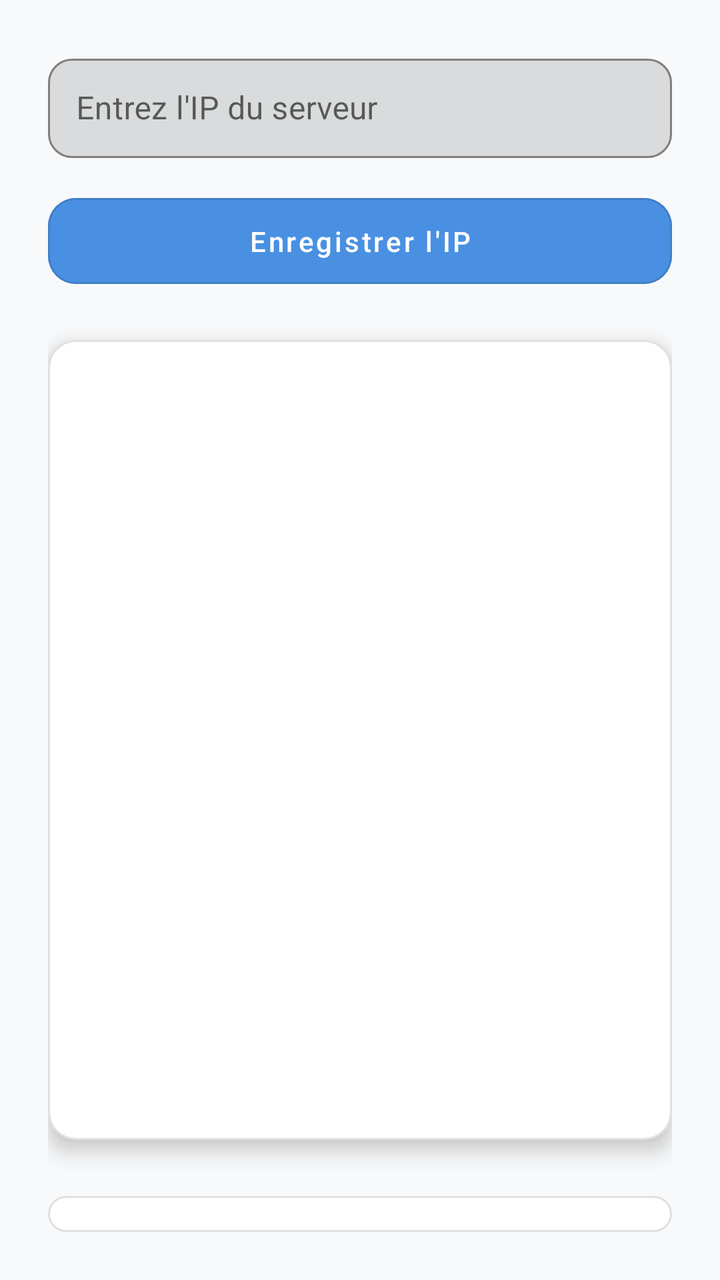
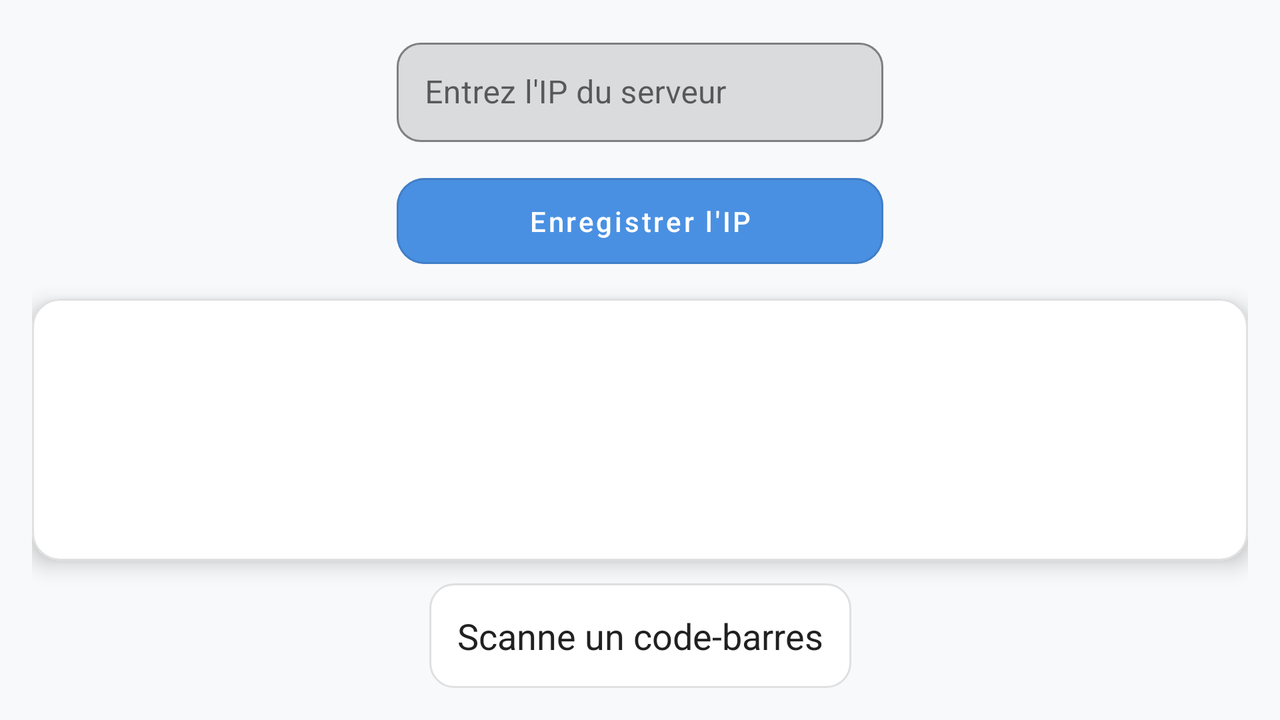

One screen, two layout resources from the same app: the default and the repository's alternative for another configuration. Each is rendered where Android would select it; the XML of both is given below.
<!-- AndroidManifest.xml: activity theme Theme.ScanFlashLink -->
<!-- res/layout/activity_main.xml -->
<?xml version="1.0" encoding="utf-8"?>
<LinearLayout xmlns:android="http://schemas.android.com/apk/res/android"
    xmlns:app="http://schemas.android.com/apk/res-auto"
    xmlns:tools="http://schemas.android.com/tools"
    android:layout_width="match_parent"
    android:layout_height="match_parent"
    android:orientation="vertical"
    android:padding="24dp"
    android:gravity="center"
    android:background="@color/backgroundColor"
    tools:context=".MainActivity">

    
    <com.google.android.material.textfield.TextInputLayout
        android:layout_width="match_parent"
        android:layout_height="wrap_content"
        android:layout_marginBottom="14dp"
        app:boxBackgroundMode="outline"
        app:boxCornerRadiusTopStart="12dp"
        app:boxCornerRadiusTopEnd="12dp"
        app:boxCornerRadiusBottomStart="12dp"
        app:boxCornerRadiusBottomEnd="12dp"
        app:hintTextColor="@color/hintColor"
        app:strokeColor="@color/cardBorderColor">

        <com.google.android.material.textfield.TextInputEditText
            android:id="@+id/edtServerIp"
            android:layout_width="match_parent"
            android:layout_height="wrap_content"
            android:hint="Entrez l'IP du serveur"
            android:textColor="@color/textColor"
            android:textColorHint="@color/hintColor"
            android:inputType="text"
            android:padding="14dp" />
    </com.google.android.material.textfield.TextInputLayout>

    
    <com.google.android.material.button.MaterialButton
        android:id="@+id/btnSaveIp"
        android:layout_width="match_parent"
        android:layout_height="wrap_content"
        android:text="Enregistrer l'IP"
        android:textAllCaps="false"
        android:paddingVertical="12dp"
        style="@style/Widget.MaterialComponents.Button.OutlinedButton"
        app:cornerRadius="14dp"
        android:backgroundTint="@color/buttonColor"
        android:textColor="@color/white"
        android:layout_marginBottom="22dp"
        app:rippleColor="@color/rippleEffect" />

    
    <com.google.android.material.card.MaterialCardView
        android:layout_width="match_parent"
        android:layout_height="400dp"
        app:cardCornerRadius="14dp"
        app:cardElevation="6dp"
        app:strokeColor="@color/cardBorderColor"
        app:strokeWidth="1dp"
        android:layout_marginBottom="18dp"
        android:backgroundTint="@color/cardBackground">

        <android.view.TextureView
            android:id="@+id/cameraPreview"
            android:layout_width="match_parent"
            android:layout_height="match_parent" />
    </com.google.android.material.card.MaterialCardView>

    
    <TextView
        android:id="@+id/txtScanResult"
        android:layout_width="match_parent"
        android:layout_height="wrap_content"
        android:text="Scanne un code-barres"
        android:textSize="18sp"
        android:textColor="@color/textColor"
        android:gravity="center"
        android:padding="16dp"
        android:background="@drawable/text_view_background"
        android:layout_marginTop="10dp" />

</LinearLayout>
<!-- resources referenced by this layout -->
<resources>
  <color name="backgroundColor">#F8F9FA</color>
  <color name="buttonColor">#4A90E2</color>
  <color name="cardBackground">#FFFFFF</color>
  <color name="cardBorderColor">#E0E0E0</color>
  <color name="hintColor">#9E9E9E</color>
  <color name="rippleEffect">#B3D1FF</color>
  <color name="textColor">#212121</color>
  <color name="white">#FFFFFF</color>
  <!-- drawable text_view_background (drawable) -->
  <?xml version="1.0" encoding="utf-8"?>
  <shape xmlns:android="http://schemas.android.com/apk/res/android"
      android:shape="rectangle">
      <corners android:radius="12dp"/>
      <solid android:color="@color/cardBackground"/>
      <stroke android:width="1dp" android:color="@color/cardBorderColor"/>
      <padding android:left="16dp" android:top="10dp" android:right="16dp" android:bottom="10dp"/>
  </shape>
  <style name="Theme.ScanFlashLink" parent="Theme.MaterialComponents.DayNight.DarkActionBar">
          
          <item name="colorPrimary">@color/blue_500</item>
          <item name="colorPrimaryVariant">@color/blue_700</item>
          <item name="colorOnPrimary">@color/white</item>
          
          <item name="colorSecondary">@color/gray_200</item>
          <item name="colorSecondaryVariant">@color/gray_400</item>
          <item name="colorOnSecondary">@color/black</item>
          
          <item name="android:statusBarColor">@color/blue_700</item>
          <item name="android:navigationBarColor">@color/blue_500</item>
      </style>
  <color name="blue_500">#2196F3</color>
  <color name="blue_700">#1976D2</color>
  <color name="gray_200">#F5F5F5</color>
  <color name="gray_400">#BDBDBD</color>
  <color name="black">#000000</color>
</resources>
<!-- res/layout-land/activity_main.xml (the repository's variant of the layout above) -->
<!-- drawn on the phone turned sideways -->
<?xml version="1.0" encoding="utf-8"?>
<androidx.constraintlayout.widget.ConstraintLayout
    xmlns:android="http://schemas.android.com/apk/res/android"
    xmlns:app="http://schemas.android.com/apk/res-auto"
    xmlns:tools="http://schemas.android.com/tools"
    android:layout_width="match_parent"
    android:layout_height="match_parent"
    android:padding="16dp"
    android:background="@color/backgroundColor"
    tools:context=".MainActivity">

    
    <LinearLayout
        android:id="@+id/ipContainer"
        android:layout_width="0dp"
        android:layout_height="wrap_content"
        android:orientation="vertical"
        android:layout_marginBottom="16dp"
        app:layout_constraintTop_toTopOf="parent"
        app:layout_constraintStart_toStartOf="parent"
        app:layout_constraintEnd_toEndOf="parent"
        app:layout_constraintWidth_percent="0.4">

        
        <com.google.android.material.textfield.TextInputLayout
            android:layout_width="match_parent"
            android:layout_height="wrap_content"
            android:layout_marginBottom="12dp"
            app:boxBackgroundMode="outline"
            app:boxCornerRadiusTopStart="12dp"
            app:boxCornerRadiusTopEnd="12dp"
            app:boxCornerRadiusBottomStart="12dp"
            app:boxCornerRadiusBottomEnd="12dp"
            app:hintTextColor="@color/hintColor"
            app:strokeColor="@color/cardBorderColor">

            <com.google.android.material.textfield.TextInputEditText
                android:id="@+id/edtServerIp"
                android:layout_width="match_parent"
                android:layout_height="wrap_content"
                android:hint="Entrez l'IP du serveur"
                android:inputType="text"
                android:padding="14dp"
                android:textColor="@color/textColor"
                android:textColorHint="@color/hintColor"/>
        </com.google.android.material.textfield.TextInputLayout>

        
        <com.google.android.material.button.MaterialButton
            android:id="@+id/btnSaveIp"
            style="@style/Widget.MaterialComponents.Button.OutlinedButton"
            android:layout_width="match_parent"
            android:layout_height="wrap_content"
            android:backgroundTint="@color/buttonColor"
            android:paddingVertical="12dp"
            android:text="Enregistrer l'IP"
            android:textAllCaps="false"
            android:textColor="@color/white"
            app:cornerRadius="14dp"
            app:rippleColor="@color/rippleEffect"/>
    </LinearLayout>

    
    <com.google.android.material.card.MaterialCardView
        android:id="@+id/materialCardView"
        android:layout_width="0dp"
        android:layout_height="0dp"
        android:backgroundTint="@color/cardBackground"
        app:cardCornerRadius="14dp"
        app:cardElevation="6dp"
        app:strokeColor="@color/cardBorderColor"
        app:strokeWidth="1dp"
        app:layout_constraintTop_toBottomOf="@id/ipContainer"
        app:layout_constraintBottom_toTopOf="@id/txtScanResult"
        app:layout_constraintStart_toStartOf="parent"
        app:layout_constraintEnd_toEndOf="parent"
        app:layout_constraintHeight_percent="0.4"> 

        <android.view.TextureView
            android:id="@+id/cameraPreview"
            android:layout_width="match_parent"
            android:layout_height="match_parent"/>
    </com.google.android.material.card.MaterialCardView>

    
    <TextView
        android:id="@+id/txtScanResult"
        android:layout_width="wrap_content"
        android:layout_height="wrap_content"
        android:padding="14dp"
        android:text="Scanne un code-barres"
        android:textColor="@color/textColor"
        android:textSize="18sp"
        android:gravity="center"
        android:background="@drawable/text_view_background"
        app:layout_constraintBottom_toBottomOf="parent"
        app:layout_constraintStart_toStartOf="@id/ipContainer"
        app:layout_constraintEnd_toEndOf="@id/ipContainer"/>
</androidx.constraintlayout.widget.ConstraintLayout>
